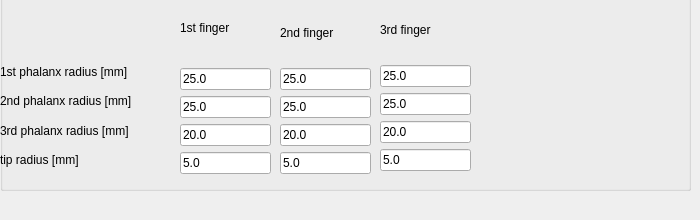
       <widget class="QWidget" name="tab_EG_fingers">
        <attribute name="title">
         <string>Electric Gripper Fingers</string>
        </attribute>
        <widget class="QGroupBox" name="groupBox_2">
         <property name="geometry">
          <rect>
           <x>0</x>
           <y>-20</y>
           <width>691</width>
           <height>211</height>
          </rect>
         </property>
         <property name="title">
          <string/>
         </property>
         <widget class="QWidget" name="layoutWidget_hand_radius">
          <property name="geometry">
           <rect>
            <x>0</x>
            <y>80</y>
            <width>181</width>
            <height>111</height>
           </rect>
          </property>
          <layout class="QVBoxLayout" name="verticalLayout_5">
           <item>
            <widget class="QLabel" name="label">
             <property name="text">
              <string>1st phalanx radius [mm]</string>
             </property>
            </widget>
           </item>
           <item>
            <widget class="QLabel" name="label_2">
             <property name="text">
              <string>2nd phalanx radius [mm]</string>
             </property>
            </widget>
           </item>
           <item>
            <widget class="QLabel" name="label_3">
             <property name="text">
              <string>3rd phalanx radius [mm]</string>
             </property>
            </widget>
           </item>
           <item>
            <widget class="QLabel" name="label_4">
             <property name="text">
              <string>tip radius [mm]</string>
             </property>
            </widget>
           </item>
          </layout>
         </widget>
         <widget class="QWidget" name="layoutWidget_hand_1">
          <property name="geometry">
           <rect>
            <x>180</x>
            <y>13</y>
            <width>91</width>
            <height>181</height>
           </rect>
          </property>
          <layout class="QVBoxLayout" name="verticalLayout_2">
           <item>
            <widget class="QLabel" name="label_5">
             <property name="text">
              <string>1st finger</string>
             </property>
            </widget>
           </item>
           <item>
            <widget class="QLineEdit" name="lineEdit_hand_EG_1_1">
             <property name="text">
              <string>25.0</string>
             </property>
            </widget>
           </item>
           <item>
            <widget class="QLineEdit" name="lineEdit_hand_EG_2_1">
             <property name="text">
              <string>25.0</string>
             </property>
            </widget>
           </item>
           <item>
            <widget class="QLineEdit" name="lineEdit_hand_EG_3_1">
             <property name="text">
              <string>20.0</string>
             </property>
            </widget>
           </item>
           <item>
            <widget class="QLineEdit" name="lineEdit_hand_EG_tip_1">
             <property name="text">
              <string>5.0</string>
             </property>
            </widget>
           </item>
          </layout>
         </widget>
         <widget class="QWidget" name="layoutWidget_hand_2">
          <property name="geometry">
           <rect>
            <x>280</x>
            <y>23</y>
            <width>91</width>
            <height>171</height>
           </rect>
          </property>
          <layout class="QVBoxLayout" name="verticalLayout_3">
           <item>
            <widget class="QLabel" name="label_6">
             <property name="text">
              <string>2nd finger</string>
             </property>
            </widget>
           </item>
           <item>
            <widget class="QLineEdit" name="lineEdit_hand_EG_1_2">
             <property name="text">
              <string>25.0</string>
             </property>
            </widget>
           </item>
           <item>
            <widget class="QLineEdit" name="lineEdit_hand_EG_2_2">
             <property name="text">
              <string>25.0</string>
             </property>
            </widget>
           </item>
           <item>
            <widget class="QLineEdit" name="lineEdit_hand_EG_3_2">
             <property name="text">
              <string>20.0</string>
             </property>
            </widget>
           </item>
           <item>
            <widget class="QLineEdit" name="lineEdit_hand_EG_tip_2">
             <property name="text">
              <string>5.0</string>
             </property>
            </widget>
           </item>
          </layout>
         </widget>
         <widget class="QWidget" name="layoutWidget_hand_3">
          <property name="geometry">
           <rect>
            <x>380</x>
            <y>20</y>
            <width>91</width>
            <height>171</height>
           </rect>
          </property>
          <layout class="QVBoxLayout" name="verticalLayout_4">
           <item>
            <widget class="QLabel" name="label_7">
             <property name="text">
              <string>3rd finger</string>
             </property>
            </widget>
           </item>
           <item>
            <widget class="QLineEdit" name="lineEdit_hand_EG_1_3">
             <property name="text">
              <string>25.0</string>
             </property>
            </widget>
           </item>
           <item>
            <widget class="QLineEdit" name="lineEdit_hand_EG_2_3">
             <property name="text">
              <string>25.0</string>
             </property>
            </widget>
           </item>
           <item>
            <widget class="QLineEdit" name="lineEdit_hand_EG_3_3">
             <property name="text">
              <string>20.0</string>
             </property>
            </widget>
           </item>
           <item>
            <widget class="QLineEdit" name="lineEdit_hand_EG_tip_3">
             <property name="text">
              <string>5.0</string>
             </property>
            </widget>
           </item>
          </layout>
         </widget>
        </widget>
       </widget>
